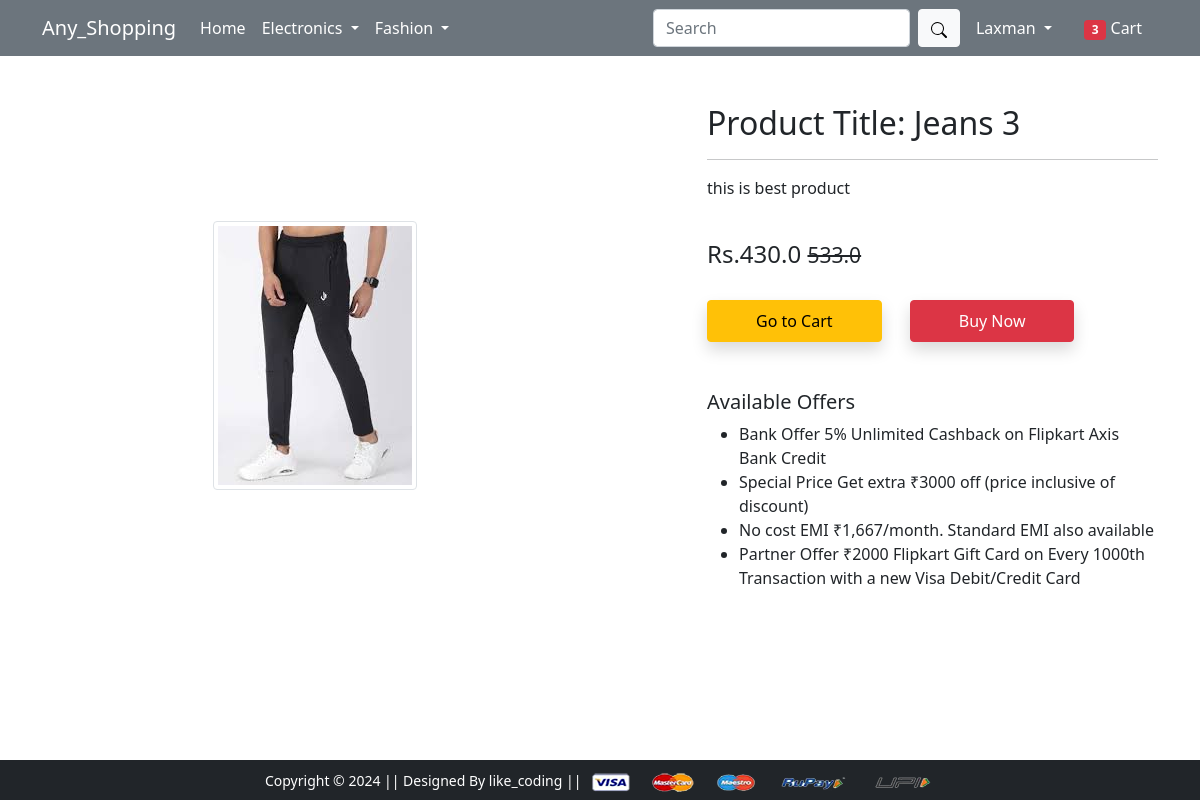
Page /product-detail/16 (signed in) on the committed database.
### app/models.py (models this page shows, shortened)
class Product(models.Model):
    title = models.CharField(max_length=121)
    selling_price = models.FloatField()
    discounted_price = models.FloatField()
    description = models.TextField()
    brand = models.CharField(max_length=121)
    category = models.CharField(choices=CATEGORY_CHOICES,max_length=121)
    product_image = models.ImageField(upload_to='productimg')

### app/views.py (the view)
# urls.py: path('product-detail/<int:pk>', views.ProductDetailView.as_view(), name='product-detail'),
class ProductDetailView(View):
 def get(self,request,pk):
  t_cart = Cart.objects.filter(user=request.user)
  total_cart = len(t_cart)
  product = Product.objects.get(pk=pk)
  item_already =False
  if request.user.is_authenticated:
   item_already = Cart.objects.filter(Q(product=product.id) & Q(user=request.user)).exists()
  return render(request, 'app/productdetail.html' , {'product':product,'item_already_in_cart':item_already , 'total_cart':total_cart})

### app/templates/app/productdetail.html (shortened to what this page needs)
{% extends 'app/base.html' %}
{% load static %}
{% block main-content %}
<div class="container my-5">
    <div class="row">
        <div class="col-sm-6 text-center align-self-center">
            <img src="{{product.product_image.url}}" alt="" class="img-fluid img-thumbnail">
        </div>
        <div class="col-sm-5 offset-sm-1">
            <h2>Product Title: {{product.title}}</h2>
            <hr>
            <p>{{product.description}}</p> <br>
            <h4>Rs.{{product.discounted_price}} <small class="fw-light text-decoration-line-through">
                    {{product.selling_price}}</small></h4> <br>
            {% if request.user.is_authenticated %}
            {% if item_already_in_cart %}
            <a href="{% url 'show_cart' %}" class="btn btn-warning shadow px-5 py-2">Go to Cart</a>
            {% else %}
            <form action="/add-to-cart" class="d-inline">
                <input type="hidden" name="prod_id" value="{{product.id}}" id="prod_id">
                <button type="submit" class="btn btn-primary shadow px-5 py-2">Add to Cart</button>
            </form>
            {% endif %}
            {% endif %}
            <a href="{% url 'buy_now' %}" class="btn btn-danger shadow px-5 py-2 ms-4">Buy Now</a>
            <h5 class="mt-5">Available Offers</h5>
            <ul>
                <li>Bank Offer 5% Unlimited Cashback on Flipkart Axis Bank Credit</li>
                <li>Special Price Get extra ₹3000 off (price inclusive of discount)</li>
                <li>No cost EMI ₹1,667/month. Standard EMI also available</li>
                <li>Partner Offer ₹2000 Flipkart Gift Card on Every 1000th Transaction with a new Visa Debit/Credit Card
                </li>
            </ul>
        </div>
    </div>
</div>
{% endblock main-content %}

### app/templates/app/base.html (shortened to what this page needs)
<!doctype html>
{% load static %}
<html lang="en">
<head>
  <link href="https://cdn.jsdelivr.net/npm/bootstrap@5.0.0-beta1/dist/css/bootstrap.min.css" rel="stylesheet"
>
  <link rel="stylesheet" href="{% static 'app/css/owl.carousel.min.css' %}">
  <link rel="stylesheet" href="{% static 'app/css/all.min.css' %}">
  <link rel="stylesheet" href="{% static 'app/css/style.css' %}">
</head>
<body>
  <nav class="navbar navbar-expand-lg navbar-dark bg-secondary">
    <div class="container">
      <a class="navbar-brand" href="/">Any_Shopping</a>
      <div class="collapse navbar-collapse" id="navbarSupportedContent">
        <ul class="navbar-nav me-auto mb-2 mb-lg-0">
          <li class="nav-item">
            <a class="nav-link active" aria-current="page" href="/">Home</a>
          </li>
          <li class="nav-item dropdown">
            <a class="nav-link dropdown-toggle text-white" href="#" id="electronicsDropdown" role="button"
              data-bs-toggle="dropdown" aria-expanded="false">
              Electronics
            </a>
          </li>
          <li class="nav-item dropdown">
            <a class="nav-link dropdown-toggle text-white" href="#" id="fashionDropdown" role="button"
              data-bs-toggle="dropdown" aria-expanded="false">
              Fashion
            </a>
          </li>
        </ul>
        <form class="d-flex" method="get" action="{% url 'search' %}">
          <input class="form-control me-2" type="text" placeholder="Search" aria-label="Search" name="anyone">
          <button class="btn btn-light" type="submit"><svg xmlns="http://www.w3.org/2000/svg" width="16" height="16" fill="currentColor" class="bi bi-search" viewBox="0 0 16 16">
            <path d="M11.742 10.344a6.5 6.5 0 1 0-1.397 1.398h-.001q.044.06.098.115l3.85 3.85a1 1 0 0 0 1.415-1.414l-3.85-3.85a1 1 0 0 0-.115-.1zM12 6.5a5.5 5.5 0 1 1-11 0 5.5 5.5 0 0 1 11 0"/>
          </svg></button>
        </form>
        <div>
          <ul class="navbar-nav me-auto mb-2 mb-lg-0">
            {% if request.user.is_authenticated %}
            <li class="nav-item dropdown mx-2">
              <a class="nav-link dropdown-toggle text-white" href="#" id="profileDropdown" role="button"
                data-bs-toggle="dropdown" aria-expanded="false">
                {{request.user.username|capfirst}}
              </a>
            </li>
            <li class="nav-item mx-2">
              <a href="{% url 'show_cart' %}" class="nav-link text-white"><span
                  class="badge bg-danger">{{total_cart}}</span> Cart
              </a>
            </li>
            {% endif %}
          </ul>
        </div>
      </div>
    </div>
  </nav>
  {% block main-content %} {% endblock main-content %}
  <footer class="container-fluid bg-dark text-center p-2  absolute fixed-bottom">
    <small class="text-white">Copyright &copy; 2024 || Designed By like_coding || </small>
    <img src="{% static 'app/images/payment.png' %}" alt="" srcset="" class="img-fluid" height="2px">
  </footer>
</body>
</html>

### rows in the picture
Product: product_image (picture), title "Jeans 3", description "this is best product", discounted_price "430.0", selling_price "533.0"

### other values in the picture
{{ request.user.username|capfirst }} "Laxman"
{{ total_cart }} "3"
